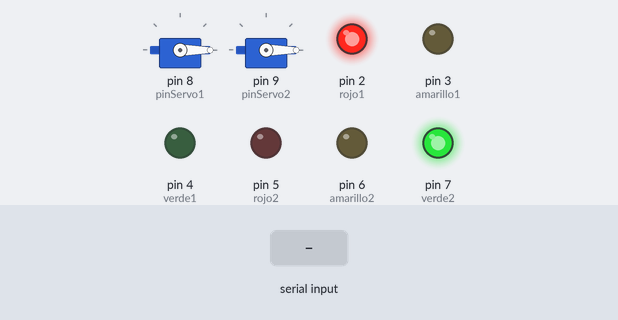
Simulated run of this sketch. Board: Arduino Uno, built with avr-gcc and run on an emulated ATmega328P. Parts: 2 × servo, output pins drawn as LEDs (lit = HIGH). Dashed ring = blinking. The test bench sets the inputs (shaded band). What the sketch prints to the serial monitor is not drawn.

Above: at 1.5 s.
1.6 s: "serviceOn\n" received over Serial
At 1.86 s:
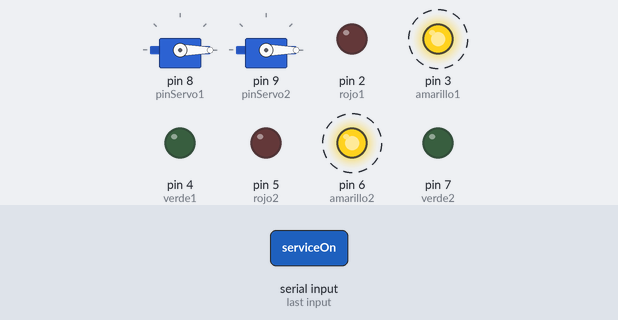
4.6 s: "serviceOff\n" received over Serial
At 5.5 s:
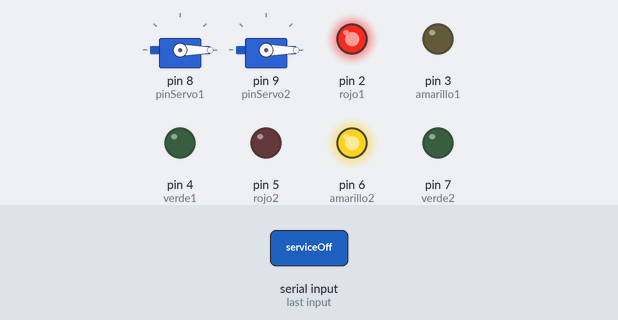
7.6 s: "bloqueoOn\n" received over Serial
At 9.4 s:
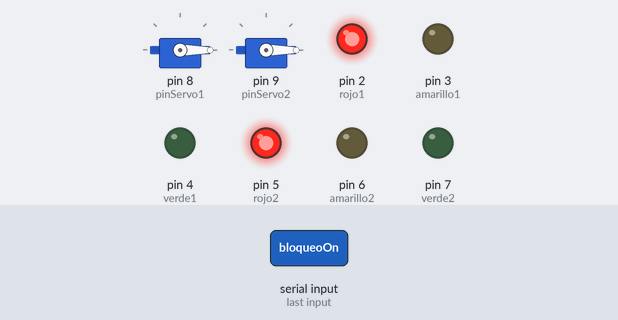
9.7 s: "bloqueoOff\n" received over Serial
At 10.6 s:
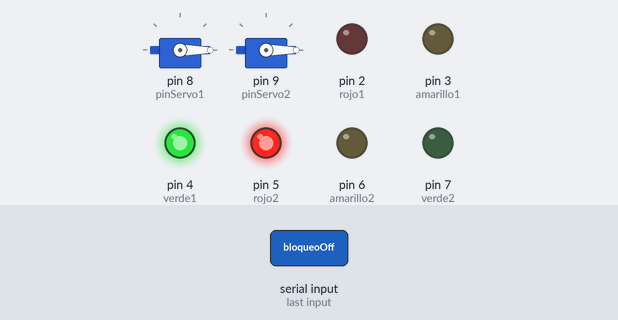
11.2 s: "barrerasOn\n" received over Serial
At 11.8 s:
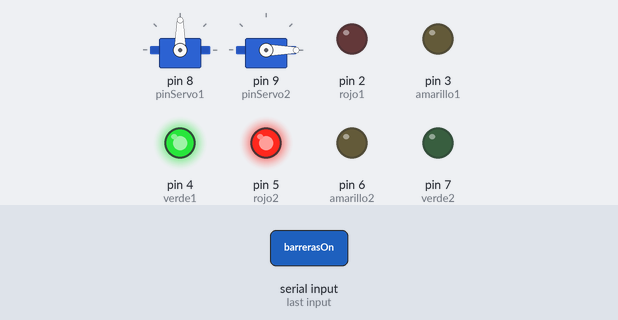
12.7 s: "barrerasOff\n" received over Serial
At 15.6 s:
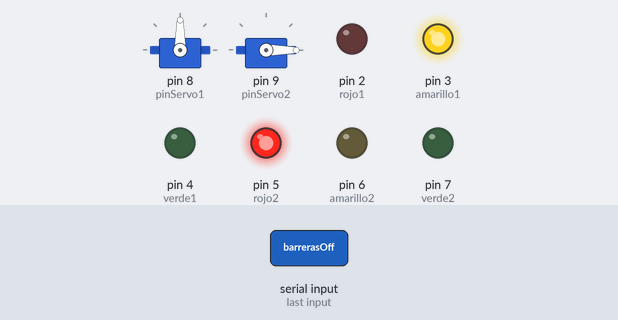
Timing chart, 0 to 20.2 s (numbered marks = the images above; inputs shaded):
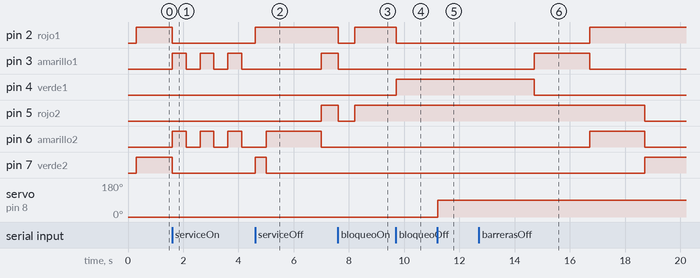

The sketch:

Progrma_Principal_Uso_Millis.ino
```cpp
#include <Servo.h>

// Pines semáforo 1 (Calle A)
const int rojo1 = 2;
const int amarillo1 = 3;
const int verde1 = 4;

// Pines semáforo 2 (Calle B)
const int rojo2 = 5;
const int amarillo2 = 6;
const int verde2 = 7;

// Servos para barreras
Servo servo1;
Servo servo2;
const int pinServo1 = 8;
const int pinServo2 = 9;
const int BARRERA_CERRADA = 0;
const int BARRERA_ABIERTA = 90;

// Estados
unsigned long tiempoAnterior = 0;
unsigned long duracionEstado = 0;
int estado = 0;

// Modo mantenimiento (solo semáforos)
bool modoMantenimiento = false;
bool ledAmarilloOn = false;
unsigned long tiempoParpadeoAnterior = 0;
const unsigned long intervaloParpadeo = 500;

// Modo bloqueo total
bool modoBloqueo = false;

// Modo manual de barreras
bool modoManual1 = false;
bool modoManual2 = false;
int estadoManual1 = BARRERA_CERRADA;
int estadoManual2 = BARRERA_CERRADA;

// Modo automático de barreras activable/desactivable
bool modoAutomaticoBarreras = false;

// Últimos estados para optimización
int ultimoEstado1 = -1;
int ultimoEstado2 = -1;

void setup() {
  Serial.begin(9600);

  pinMode(rojo1, OUTPUT);
  pinMode(amarillo1, OUTPUT);
  pinMode(verde1, OUTPUT);
  pinMode(rojo2, OUTPUT);
  pinMode(amarillo2, OUTPUT);
  pinMode(verde2, OUTPUT);

  servo1.attach(pinServo1);
  servo2.attach(pinServo2);
  servo1.write(BARRERA_CERRADA);
  servo2.write(BARRERA_CERRADA);
  delay(300);
  servo1.detach();
  servo2.detach();

  actualizarSemaforos(estado);
  controlarBarreras(estado);
}

void loop() {
  if (Serial.available() > 0) {
    String comando = Serial.readStringUntil('\n');
    comando.trim();

    if (comando == "serviceOn") {
      modoMantenimiento = true;
      modoBloqueo = false;
      apagarTodos();
      Serial.println("🟡 Modo mantenimiento activado.");
    } else if (comando == "serviceOff") {
      modoMantenimiento = false;
      actualizarSemaforos(estado);
      controlarBarreras(estado);
      Serial.println("🟢 Modo mantenimiento desactivado.");
    }

    else if (comando == "bloqueoOn") {
      modoBloqueo = true;
      modoMantenimiento = false;
      apagarTodos();
      controlarBarreras(estado);
      Serial.println("⛔ Modo BLOQUEO TOTAL activado.");
    } else if (comando == "bloqueoOff") {
      modoBloqueo = false;
      actualizarSemaforos(estado);
      controlarBarreras(estado);
      Serial.println("✅ Modo BLOQUEO desactivado.");
    }

    else if (comando == "barrerasOff") {
      modoAutomaticoBarreras = false;
      Serial.println("🔕 Modo automático de barreras DESACTIVADO.");
    } else if (comando == "barrerasOn") {
      modoAutomaticoBarreras = true;
      controlarBarreras(estado);
      Serial.println("✅ Modo automático de barreras ACTIVADO.");
    }

    else if (comando == "abrir1") {
      modoManual1 = true;
      estadoManual1 = BARRERA_ABIERTA;
      controlarBarreras(estado);
      Serial.println("🚧 Barrera 1 abierta manualmente.");
    } else if (comando == "cerrar1") {
      modoManual1 = true;
      estadoManual1 = BARRERA_CERRADA;
      controlarBarreras(estado);
      Serial.println("🚧 Barrera 1 cerrada manualmente.");
    } else if (comando == "auto1") {
      modoManual1 = false;
      controlarBarreras(estado);
      Serial.println("🔄 Barrera 1 vuelve a modo automático.");
    }

    else if (comando == "abrir2") {
      modoManual2 = true;
      estadoManual2 = BARRERA_ABIERTA;
      controlarBarreras(estado);
      Serial.println("🚧 Barrera 2 abierta manualmente.");
    } else if (comando == "cerrar2") {
      modoManual2 = true;
      estadoManual2 = BARRERA_CERRADA;
      controlarBarreras(estado);
      Serial.println("🚧 Barrera 2 cerrada manualmente.");
    } else if (comando == "auto2") {
      modoManual2 = false;
      controlarBarreras(estado);
      Serial.println("🔄 Barrera 2 vuelve a modo automático.");
    }
  }

  if (modoBloqueo) {
    digitalWrite(rojo1, HIGH);
    digitalWrite(amarillo1, LOW);
    digitalWrite(verde1, LOW);
    digitalWrite(rojo2, HIGH);
    digitalWrite(amarillo2, LOW);
    digitalWrite(verde2, LOW);
    return;
  }

  if (modoMantenimiento) {
    unsigned long ahora = millis();
    if (ahora - tiempoParpadeoAnterior >= intervaloParpadeo) {
      ledAmarilloOn = !ledAmarilloOn;
      digitalWrite(rojo1, LOW);
      digitalWrite(verde1, LOW);
      digitalWrite(rojo2, LOW);
      digitalWrite(verde2, LOW);
      digitalWrite(amarillo1, ledAmarilloOn);
      digitalWrite(amarillo2, ledAmarilloOn);
      tiempoParpadeoAnterior = ahora;
    }
    return;
  }

  unsigned long ahora = millis();
  if (ahora - tiempoAnterior >= duracionEstado) {
    estado = (estado + 1) % 6;
    actualizarSemaforos(estado);
    controlarBarreras(estado);
    tiempoAnterior = ahora;
  }
}

void actualizarSemaforos(int est) {
  switch (est) {
    case 0:
      setS1(HIGH, LOW, LOW);
      setS2(LOW, LOW, HIGH);
      duracionEstado = 5000;
      break;
    case 1:
      setS1(HIGH, LOW, LOW);
      setS2(LOW, HIGH, LOW);
      duracionEstado = 2000;
      break;
    case 2:
      setS1(HIGH, HIGH, LOW);
      setS2(HIGH, LOW, LOW);
      duracionEstado = 2000;
      break;
    case 3:
      setS1(LOW, LOW, HIGH);
      setS2(HIGH, LOW, LOW);
      duracionEstado = 5000;
      break;
    case 4:
      setS1(LOW, HIGH, LOW);
      setS2(HIGH, LOW, LOW);
      duracionEstado = 2000;
      break;
    case 5:
      setS1(HIGH, LOW, LOW);
      setS2(HIGH, HIGH, LOW);
      duracionEstado = 2000;
      break;
  }
}

void setS1(bool r, bool a, bool v) {
  digitalWrite(rojo1, r);
  digitalWrite(amarillo1, a);
  digitalWrite(verde1, v);
}

void setS2(bool r, bool a, bool v) {
  digitalWrite(rojo2, r);
  digitalWrite(amarillo2, a);
  digitalWrite(verde2, v);
}

void apagarTodos() {
  digitalWrite(rojo1, LOW);
  digitalWrite(amarillo1, LOW);
  digitalWrite(verde1, LOW);
  digitalWrite(rojo2, LOW);
  digitalWrite(amarillo2, LOW);
  digitalWrite(verde2, LOW);
}

void controlarBarreras(int estado) {
  int nuevoEstado1 = ultimoEstado1;
  int nuevoEstado2 = ultimoEstado2;

  if (modoBloqueo) {
    nuevoEstado1 = BARRERA_CERRADA;
    nuevoEstado2 = BARRERA_CERRADA;
  } else if (modoAutomaticoBarreras) {
    if (!modoManual1) nuevoEstado1 = (estado == 3) ? BARRERA_ABIERTA : BARRERA_CERRADA;
    if (!modoManual2) nuevoEstado2 = (estado == 0) ? BARRERA_ABIERTA : BARRERA_CERRADA;
  }

  if (modoManual1) nuevoEstado1 = estadoManual1;
  if (modoManual2) nuevoEstado2 = estadoManual2;

  if (nuevoEstado1 != ultimoEstado1) {
    servo1.attach(pinServo1);
    servo1.write(nuevoEstado1);
    delay(300);
    servo1.detach();
    ultimoEstado1 = nuevoEstado1;
  }

  if (nuevoEstado2 != ultimoEstado2) {
    servo2.attach(pinServo2);
    servo2.write(nuevoEstado2);
    delay(300);
    servo2.detach();
    ultimoEstado2 = nuevoEstado2;
  }
}
```

Measured:
- after the input at 1.6 s, pin 2 (rojo1), pin 7 (verde2): HIGH → LOW at once; pin 3 (amarillo1), pin 6 (amarillo2): alternates HIGH for 0.50 s and LOW for 0.50 s, starting at once
- after the input at 4.6 s, pin 2 (rojo1): LOW → HIGH at once; pin 5 (rojo2): LOW → HIGH after 2.4 s; pin 7 (verde2): LOW → HIGH at once, → LOW 0.39 s later
- after the input at 7.6 s, pin 2 (rojo1), pin 3 (amarillo1): HIGH → LOW after 0.01 s instead of 1.4 s; pin 4 (verde1): stays LOW (without the input it goes to HIGH after 1.4 s); pin 5 (rojo2): HIGH → LOW at once, → HIGH 0.60 s later
- after the input at 9.7 s, pin 2 (rojo1): HIGH → LOW at once; pin 4 (verde1): LOW → HIGH at once
- after the input at 11.2 s, servo on pin 8 (pinServo1): 0° → 90° at once
- after the input at 12.7 s, servo on pin 8 (pinServo1): stays 90° (without the input it goes to 0° after 2.0 s); servo on pin 9 (pinServo2): stays 0° (without the input it goes to 90° after 6.0 s)
